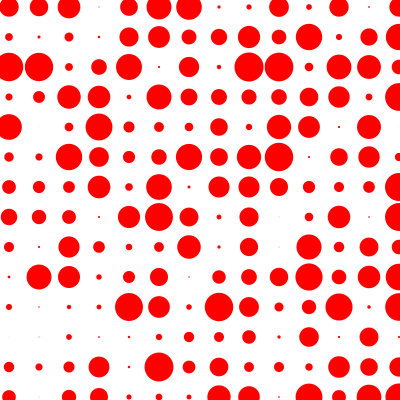
Frame 1 (no input)
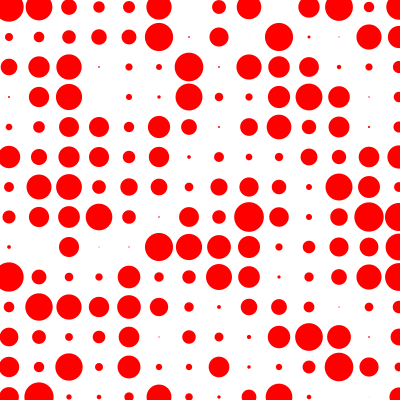
Frame 60 (the mouse pressed at the canvas centre just before this capture)
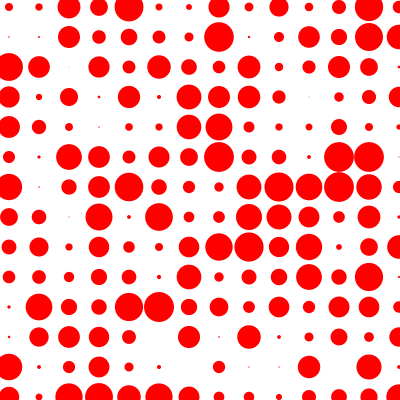
Frame 120 (the mouse held since frame 60 and released just before this capture)

The Processing sketch that drew these frames (run headless with seeded random() and noise(); from frame 60 on, the mouse is pressed at the canvas centre):

// Processing sketch: example
// ── example.pde
void setup(){
  size(400,400);
  frameRate(4.0); 
}

void draw(){
  
  background(255);
  noStroke();
  fill(255,0,0);
  for(int i =9; i<width; i=i+30){
    for(int j =7; j<height; j=j+30){
      float r = random(30);
      ellipse(i,j,r,r);
    }
  }
}
